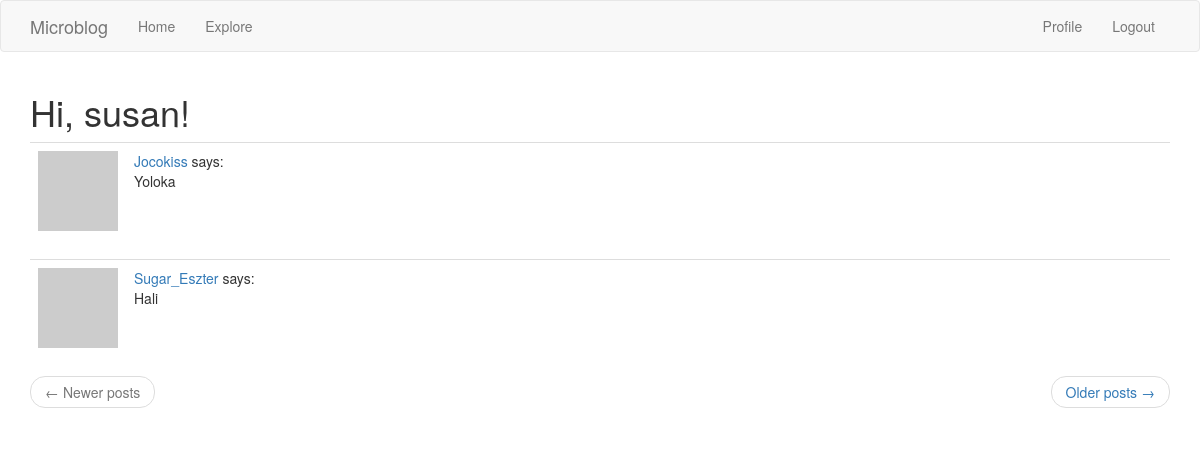
Page /explore (signed in) on the committed database.
### application/models.py (models this page shows, shortened)
class User(UserMixin, db.Model):
    id = db.Column(db.Integer, primary_key=True)
    username = db.Column(db.String(64), index=True, unique=True)
    email = db.Column(db.String(120), index=True, unique=True)
    password_hash = db.Column(db.String(128))
    posts = db.relationship('Post', backref='author', lazy='dynamic')
    about_me = db.Column(db.String(140))
    last_seen = db.Column(db.DateTime, default=datetime.utcnow)
    followed = db.relationship(
        'User', secondary=followers,
        primaryjoin=(followers.c.follower_id == id),
        secondaryjoin=(followers.c.followed_id == id),
        backref=db.backref('followers', lazy='dynamic'), lazy='dynamic')
    def avatar(self, size):
        digest = md5(self.email.lower().encode('utf-8')).hexdigest()
        return 'https://www.gravatar.com/avatar/{}?d=identicon&s={}'.format(
            digest, size)

class Post(db.Model):
    id = db.Column(db.Integer, primary_key=True)
    body = db.Column(db.String(140))
    timestamp = db.Column(db.DateTime, index=True, default=datetime.utcnow)
    user_id = db.Column(db.Integer, db.ForeignKey('user.id'))

### application/routes.py (the view)
@app.route('/explore')
@login_required
def explore():
    page = request.args.get('page', 1, type=int)
    posts = Post.query.order_by(Post.timestamp.desc()).paginate(
        page=page, per_page=app.config['POSTS_PER_PAGE'], error_out=False)
    next_url = url_for('explore', page=posts.next_num) \
        if posts.has_next else None
    prev_url = url_for('explore', page=posts.prev_num) \
        if posts.has_prev else None
    return render_template("index.html", title='Explore', posts=posts.items,
                           next_url=next_url, prev_url=prev_url)

### application/models.py (called while the page is built)
@login.user_loader
def load_user(id):
    return User.query.get(int(id))

### application/routes.py (called while the page is built)
@app.before_request
def before_request():
    if current_user.is_authenticated:
        current_user.last_seen = datetime.utcnow()
        db.session.commit()

### application/templates/index.html (shortened to what this page needs)
{% extends "base.html" %}
{% import 'bootstrap/wtf.html' as wtf %}
{% block app_content %}
    <h1>{{ ('Hi, %(username)s!' % {'username': current_user.username}) }}</h1>
    {% for post in posts %}
        {% include '_post.html' %}
    {% endfor %}
    <nav aria-label="...">
        <ul class="pager">
            <li class="previous{% if not prev_url %} disabled{% endif %}">
                <a href="{{ prev_url or '#' }}">
                    <span aria-hidden="true">&larr;</span> {{ ('Newer posts') }}
                </a>
            </li>
            <li class="next{% if not next_url %} disabled{% endif %}">
                <a href="{{ next_url or '#' }}">
                    {{ ('Older posts') }} <span aria-hidden="true">&rarr;</span>
                </a>
            </li>
        </ul>
    </nav>
{% endblock %}

### application/templates/_post.html
<table class="table table-hover">
        <tr>
            <td width="70px">
                <a href="{{ url_for('user', username=post.author.username) }}">
                    <img src="{{ post.author.avatar(70) }}" />
                </a>
            </td>
            <td>
                <a href="{{ url_for('user', username=post.author.username) }}">
                    {{ post.author.username }}
                </a>
                says:
                <br>
                {{ post.body }}
            </td>
        </tr>
    </table>

### rows in the picture
User: username "Hi, susan!"
Post: author.username "Jocokiss", body "Yoloka"
Post: author.username "Sugar_Eszter", body "Hali"

### other values in the picture
{{ ('Home') }} "Home"
{{ ('Explore') }} "Explore"
{{ ('Profile') }} "Profile"
{{ ('Logout') }} "Logout"
{{ ('Newer posts') }} "Newer posts"
{{ ('Older posts') }} "Older posts"
